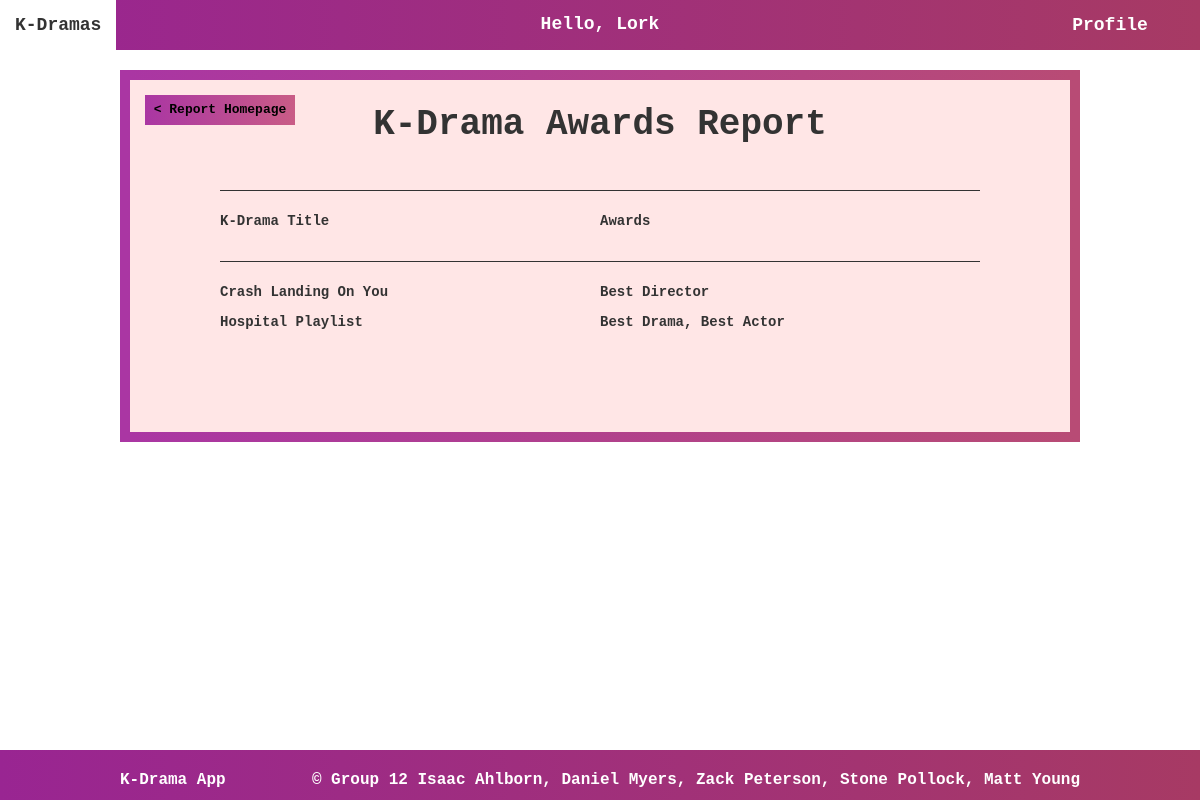
Page /kdrama/reports/kdrama-awards (signed in) on the committed database.
### kdrama/models.py (models this page shows)
class Movie(models.Model):
    movie_id = models.AutoField(primary_key=True)
    title = models.CharField(max_length=100)
    description = models.CharField(max_length=500, blank=True)
    director = models.ForeignKey(Director, on_delete=models.CASCADE,default=1)
    studio = models.ForeignKey(Studio, on_delete=models.CASCADE,default=1)
    release_year = models.IntegerField(blank=True, null=True)
    price = models.DecimalField(max_digits=10, decimal_places=2, null=True, blank=True)
    episode_length = models.IntegerField(blank=True, null=True) # runtime in minutes
    seasons = models.IntegerField(default=1, null=True)
    episodes = models.IntegerField(default=1, null=True)
    rating = models.CharField(max_length=50, blank=True)
    genre = models.CharField(max_length=50, blank=True)
    image_url = models.URLField(blank=True)
    youtube_url = models.URLField(blank=True)
    actors = models.ManyToManyField('Actor', related_name='movies')
    awards = models.ManyToManyField('Award', related_name='movies')
    def __str__(self):
        return self.title

class Award(models.Model):
    award_id = models.AutoField(primary_key=True)
    name = models.CharField(max_length=100)
    def __str__(self):
        return self.name

### kdrama/views.py (the view)
# urls.py: path('reports/kdrama-awards', MovieAwardListReportView.as_view(), name='report-movie-awards'),
class MovieAwardListReportView(LoginRequiredMixin, View):
    template_name = 'reports/movie_awards.html'
    def get(self, request):
        if not is_admin(request):
            return redirect(reverse(UNAUTHORIZED_REDIRECT))
        kdramas = Movie.objects.exclude(awards__isnull=True)
        context = {'kdramas':kdramas, 'is_admin':is_admin(request)}
        return render(request, self.template_name, context)

### kdrama/views.py (called while the page is built)
def is_admin(request):
    return request.user.groups.filter(name='admin').exists()

### templates/reports/movie_awards.html (shortened to what this page needs)
<!DOCTYPE html>
<html>
<head>
    {% load static %}
    <link rel="stylesheet" href="https://maxcdn.bootstrapcdn.com/bootstrap/3.3.7/css/bootstrap.min.css">
    <link rel="stylesheet" type="text/css" href="{% static 'css/styles.css' %}">
</head>
<body>
    {% include '../blocks/header.html' %}
    <div class="container">
        <a href="{% url 'report-home' %}" id="button-styles">
            <div class="button" id="back-button">
                < Report Homepage
            </div>
        </a>
        <h1 id="title">K-Drama Awards Report</h1>
        <hr style="width: 100%;">
        <div id="report-pane">
            <div id="kdrama-pane">
                <p id="report-text">K-Drama Title</p>
                <p id="report-text">Awards</p>
            </div>
        </div>
        <hr style="width: 100%;">
        {% for kdrama in kdramas %}
            <div id="kdrama-pane">
                <p id="report-text">{{kdrama}}</p>
                <p id="report-text">
                    {% for award in kdrama.awards.all%}
                        {{award}}{% if not forloop.last%}, {% endif %}
                    {% endfor %}
                </p>
            </div>
        {%endfor%}
    </div>
    <div class="footer" id="bootstrap-override">
        <p id="footer-title">K-Drama App</h4>
        <p id="footer-info">© Group 12 Isaac Ahlborn, Daniel Myers, Zack Peterson, Stone Pollock, Matt Young</h4>
    </div>
</body>
</html>

### templates/blocks/header.html (shortened to what this page needs)
<nav class="navbar navbar-light" id="remove-spacing">
    <div class="heading">
      <div class="navbar-header">
         <a class="text-white navbar-brand" id="home-link" href="{% url 'movie-list' %}">K-Dramas</a>
      </div>
      <p id="greeting">Hello, {{user.username}}</h2>
      <div class="dropdown" id="text-white">
        <span>Profile</span>
      </div>
    </div>
</nav>

### static/css/styles.css (style rules this page uses)
* { font-family: Courier, monospace; font-weight: bolder; }
body { background-image: url("../images/flowerbackground.jpg"); background-size: 1200px 1200px; background-repeat: repeat; margin: 0px; padding: 0px; min-height: 100vh; position: relative; top:0; }
body::after { content: ''; display: block; height: 50px; }
.footer { position: absolute; margin-top: 50px; width: 100%; bottom:0; height: 50px; background-image: linear-gradient(to right, #992592, #A73A64); color:white; font-family: Courier, monospace; font-weight: bolder; }
#bootstrap-override { font-family: Courier, monospace; font-weight: bolder; font-size: 16px; }
#footer-title { position: absolute; left:10%; top: 19px; }
#footer-info { position: absolute; right:10%; top: 19px; }
.container { background-color: #FFE6E6; border-width:10px; border-style: solid; border-image: linear-gradient(to right, #AA36A3, #B84B75) 1; }
.navbar { background-image: linear-gradient(to right, #992592, #A73A64); border-radius: 0px; border: none; }
#home-link { color: white; font-weight: 900; }
.dropdown { display:inline-block; color: white; text-align: center; line-height: 50px; height: 50px; width: 160px; position: absolute; right:10px; font-size: 18px; }
#greeting { font-weight: 900; font-size: 18px; color: white; position: absolute; top: 50%; left:50%; transform: translate(-50%, -50%); }
.button { color: black; font-weight: bold; background-image: linear-gradient(to right, #AA36A3, #C95C86); height: 40px; width: 180px; border: none; font-size:18px; display:flex; text-align: center; justify-content: center; align-items: center; margin:0; text-decoration: none; }
hr { border-color: #333333; }

### templates/reports/movie_awards.html (style rules this page uses)
body { min-height: 100vh; position: relative; top:0; }
body::after { content: ''; display: block; height: 50px; }
.container { width: 80vw; height:fit-content; margin-left: 50%; transform: translateX(-50%); top: 10px; margin-top: 20px; margin-bottom: 50px; display: flex; flex-direction: column; justify-content: center; align-items: center; text-align: center; padding: 90px; }
#title { position: absolute; top: 5px; right: 25%; left: 25%; width: 50%; font-weight: 700; }
#button-styles { text-decoration: none; }
#back-button { width: 150px; height: 30px; position: absolute; top:15px; left:15px; font-size: 13px; font-weight: 900; }
#report-pane { width: 100%; }
#kdrama-pane { display: flex; flex-direction: row; width:100%; }
#report-text { flex: 1; max-width: 50%; text-wrap: wrap; text-align: left; }

### rows in the picture
Movie: title "Crash Landing On You"
Award: name "Best Director"
Movie: title "Hospital Playlist"
Award: name "Best Drama"
Award: name "Best Actor"

### other values in the picture
{{ user.username }} "Lork"
